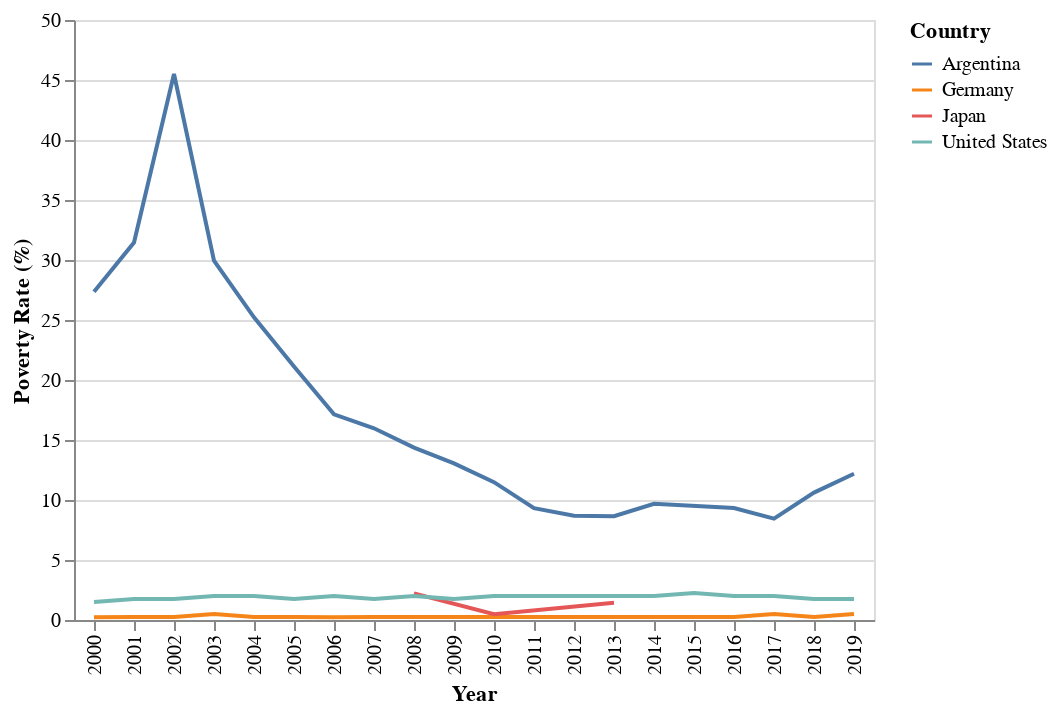

Source (notebook cell):
### Code cell
'''Removing Kenya and Germany from dataset
      removed Kenya because of the outlier of data'''
poverty_rates_adjusted = poverty_rates[(poverty_rates['country_name']=='United States')|
                                       (poverty_rates['country_name']=='Germany')|
                                       (poverty_rates['country_name']=='Japan')|
                                       (poverty_rates['country_name']=='Argentina')]

poverty_rates_adjusted_chart = alt.Chart(poverty_rates_adjusted).mark_line().encode(
    x=alt.X('reporting_year:O').title('Year').scale(zero=False),
    y=alt.Y('poverty_rate_percent:Q').title('Poverty Rate (%)'),
    color=alt.Color('country_name:N').title('Country')
)
poverty_rates_adjusted_chart

### Figure 1 — Vega-Lite specification as saved in the notebook (floating-point values rounded to 4 significant figures)
{"config": {"view": {"continuousWidth": 300, "continuousHeight": 300}}, "data": {"name": "data-1b0cae3368a41b19f611d790cf2e7557"}, "mark": {"type": "line"}, "encoding": {"color": {"field": "country_name", "title": "Country", "type": "nominal"}, "x": {"field": "reporting_year", "scale": {"zero": false}, "title": "Year", "type": "ordinal"}, "y": {"field": "poverty_rate_percent", "title": "Poverty Rate (%)", "type": "quantitative"}}, "$schema": "https://vega.github.io/schema/vega-lite/v5.20.1.json", "datasets": {"data-1b0cae3368a41b19f611d790cf2e7557": [{"country_name": "Argentina", "reporting_year": 2000, "poverty_line": 6.9, "headcount": 0.2735, "poverty_rate_percent": 27.35}, {"country_name": "Argentina", "reporting_year": 2001, "poverty_line": 6.9, "headcount": 0.3146, "poverty_rate_percent": 31.46}, {"country_name": "Argentina", "reporting_year": 2002, "poverty_line": 6.9, "headcount": 0.455, "poverty_rate_percent": 45.5}, {"country_name": "Argentina", "reporting_year": 2003, "poverty_line": 6.9, "headcount": 0.2995, "poverty_rate_percent": 29.95}, {"country_name": "Argentina", "reporting_year": 2004, "poverty_line": 6.9, "headcount": 0.2523, "poverty_rate_percent": 25.23}, {"country_name": "Argentina", "reporting_year": 2005, "poverty_line": 6.9, "headcount": 0.2113, "poverty_rate_percent": 21.13}, {"country_name": "Argentina", "reporting_year": 2006, "poverty_line": 6.9, "headcount": 0.1713, "poverty_rate_percent": 17.13}, {"country_name": "Argentina", "reporting_year": 2007, "poverty_line": 6.9, "headcount": 0.1598, "poverty_rate_percent": 15.98}, {"country_name": "Argentina", "reporting_year": 2008, "poverty_line": 6.9, "headcount": 0.1437, "poverty_rate_percent": 14.37}, {"country_name": "Argentina", "reporting_year": 2009, "poverty_line": 6.9, "headcount": 0.1306, "poverty_rate_percent": 13.06}, {"country_name": "Argentina", "reporting_year": 2010, "poverty_line": 6.9, "headcount": 0.1149, "poverty_rate_percent": 11.49}, {"country_name": "Argentina", "reporting_year": 2011, "poverty_line": 6.9, "headcount": 0.09319, "poverty_rate_percent": 9.319}, {"country_name": "Argentina", "reporting_year": 2012, "poverty_line": 6.9, "headcount": 0.08682, "poverty_rate_percent": 8.682}, {"country_name": "Argentina", "reporting_year": 2013, "poverty_line": 6.9, "headcount": 0.08653, "poverty_rate_percent": 8.653}, {"country_name": "Argentina", "reporting_year": 2014, "poverty_line": 6.9, "headcount": 0.09678, "poverty_rate_percent": 9.678}, {"country_name": "Argentina", "reporting_year": 2016, "poverty_line": 6.9, "headcount": 0.09325, "poverty_rate_percent": 9.325}, {"country_name": "Argentina", "reporting_year": 2017, "poverty_line": 6.9, "headcount": 0.0845, "poverty_rate_percent": 8.45}, {"country_name": "Argentina", "reporting_year": 2018, "poverty_line": 6.9, "headcount": 0.1062, "poverty_rate_percent": 10.62}, {"country_name": "Argentina", "reporting_year": 2019, "poverty_line": 6.9, "headcount": 0.1219, "poverty_rate_percent": 12.19}, {"country_name": "Germany", "reporting_year": 2000, "poverty_line": 6.9, "headcount": 0.002332, "poverty_rate_percent": 0.2332}, {"country_name": "Germany", "reporting_year": 2001, "poverty_line": 6.9, "headcount": 0.002479, "poverty_rate_percent": 0.2479}, {"country_name": "Germany", "reporting_year": 2002, "poverty_line": 6.9, "headcount": 0.002485, "poverty_rate_percent": 0.2485}, {"country_name": "Germany", "reporting_year": 2003, "poverty_line": 6.9, "headcount": 0.004948, "poverty_rate_percent": 0.4948}, {"country_name": "Germany", "reporting_year": 2004, "poverty_line": 6.9, "headcount": 0.002473, "poverty_rate_percent": 0.2473}, {"country_name": "Germany", "reporting_year": 2005, "poverty_line": 6.9, "headcount": 0.002462, "poverty_rate_percent": 0.2462}, {"country_name": "Germany", "reporting_year": 2006, "poverty_line": 6.9, "headcount": 0.002325, "poverty_rate_percent": 0.2325}, {"country_name": "Germany", "reporting_year": 2007, "poverty_line": 6.9, "headcount": 0.002417, "poverty_rate_percent": 0.2417}, {"country_name": "Germany", "reporting_year": 2008, "poverty_line": 6.9, "headcount": 0.002456, "poverty_rate_percent": 0.2456}, {"country_name": "Germany", "reporting_year": 2009, "poverty_line": 6.9, "headcount": 0.002477, "poverty_rate_percent": 0.2477}, {"country_name": "Germany", "reporting_year": 2010, "poverty_line": 6.9, "headcount": 0.002461, "poverty_rate_percent": 0.2461}, {"country_name": "Germany", "reporting_year": 2011, "poverty_line": 6.9, "headcount": 0.002397, "poverty_rate_percent": 0.2397}, {"country_name": "Germany", "reporting_year": 2012, "poverty_line": 6.9, "headcount": 0.002443, "poverty_rate_percent": 0.2443}, {"country_name": "Germany", "reporting_year": 2013, "poverty_line": 6.9, "headcount": 0.002431, "poverty_rate_percent": 0.2431}, {"country_name": "Germany", "reporting_year": 2014, "poverty_line": 6.9, "headcount": 0.002495, "poverty_rate_percent": 0.2495}, {"country_name": "Germany", "reporting_year": 2015, "poverty_line": 6.9, "headcount": 0.002462, "poverty_rate_percent": 0.2462}, {"country_name": "Germany", "reporting_year": 2016, "poverty_line": 6.9, "headcount": 0.002458, "poverty_rate_percent": 0.2458}, {"country_name": "Germany", "reporting_year": 2017, "poverty_line": 6.9, "headcount": 0.004962, "poverty_rate_percent": 0.4962}, {"country_name": "Germany", "reporting_year": 2018, "poverty_line": 6.9, "headcount": 0.002477, "poverty_rate_percent": 0.2477}, {"country_name": "Germany", "reporting_year": 2019, "poverty_line": 6.9, "headcount": 0.004957, "poverty_rate_percent": 0.4957}, {"country_name": "Japan", "reporting_year": 2008, "poverty_line": 6.9, "headcount": 0.0222, "poverty_rate_percent": 2.22}, {"country_name": "Japan", "reporting_year": 2010, "poverty_line": 6.9, "headcount": 0.00483, "poverty_rate_percent": 0.483}, {"country_name": "Japan", "reporting_year": 2013, "poverty_line": 6.9, "headcount": 0.01447, "poverty_rate_percent": 1.447}, {"country_name": "United States", "reporting_year": 2000, "poverty_line": 6.9, "headcount": 0.015, "poverty_rate_percent": 1.5}, {"country_name": "United States", "reporting_year": 2001, "poverty_line": 6.9, "headcount": 0.01744, "poverty_rate_percent": 1.744}, {"country_name": "United States", "reporting_year": 2002, "poverty_line": 6.9, "headcount": 0.01746, "poverty_rate_percent": 1.746}, {"country_name": "United States", "reporting_year": 2003, "poverty_line": 6.9, "headcount": 0.01998, "poverty_rate_percent": 1.998}, {"country_name": "United States", "reporting_year": 2004, "poverty_line": 6.9, "headcount": 0.01999, "poverty_rate_percent": 1.999}, {"country_name": "United States", "reporting_year": 2005, "poverty_line": 6.9, "headcount": 0.01747, "poverty_rate_percent": 1.747}, {"country_name": "United States", "reporting_year": 2006, "poverty_line": 6.9, "headcount": 0.02, "poverty_rate_percent": 2.0}, {"country_name": "United States", "reporting_year": 2007, "poverty_line": 6.9, "headcount": 0.01748, "poverty_rate_percent": 1.748}, {"country_name": "United States", "reporting_year": 2008, "poverty_line": 6.9, "headcount": 0.01999, "poverty_rate_percent": 1.999}, {"country_name": "United States", "reporting_year": 2009, "poverty_line": 6.9, "headcount": 0.01749, "poverty_rate_percent": 1.749}, {"country_name": "United States", "reporting_year": 2010, "poverty_line": 6.9, "headcount": 0.01998, "poverty_rate_percent": 1.998}, {"country_name": "United States", "reporting_year": 2011, "poverty_line": 6.9, "headcount": 0.02, "poverty_rate_percent": 2.0}, {"country_name": "United States", "reporting_year": 2012, "poverty_line": 6.9, "headcount": 0.02, "poverty_rate_percent": 2.0}, {"country_name": "United States", "reporting_year": 2013, "poverty_line": 6.9, "headcount": 0.01999, "poverty_rate_percent": 1.999}, {"country_name": "United States", "reporting_year": 2014, "poverty_line": 6.9, "headcount": 0.02, "poverty_rate_percent": 2.0}, {"country_name": "United States", "reporting_year": 2015, "poverty_line": 6.9, "headcount": 0.02249, "poverty_rate_percent": 2.249}, {"country_name": "United States", "reporting_year": 2016, "poverty_line": 6.9, "headcount": 0.01997, "poverty_rate_percent": 1.997}, {"country_name": "United States", "reporting_year": 2017, "poverty_line": 6.9, "headcount": 0.01997, "poverty_rate_percent": 1.997}, {"country_name": "United States", "reporting_year": 2018, "poverty_line": 6.9, "headcount": 0.0175, "poverty_rate_percent": 1.75}, {"country_name": "United States", "reporting_year": 2019, "poverty_line": 6.9, "headcount": 0.01748, "poverty_rate_percent": 1.748}]}}
